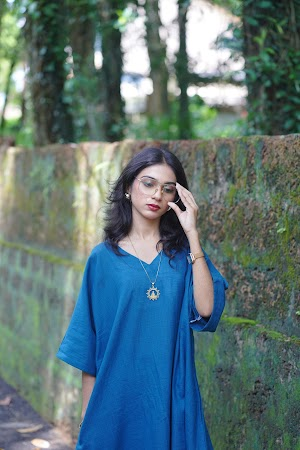
#> input picture temp_preview/000_6AA05480.JPG, 300 x 450 px; its folder holds only this picture in this run
$ python make_contact_sheet.py
#> lines starting #> are read from the running program, lines starting #| are printed output that depends on the picture
import os, glob
from PIL import Image, ImageDraw, ImageFont

files = sorted(glob.glob('temp_preview/*.jpg'))
print(f"Generating contact sheet for {len(files)} preview images...")

cols = 6
cell_w = 200
cell_h = 300
rows = (len(files) + cols - 1) // cols

sheet = Image.new('RGB', (cols * cell_w, rows * cell_h), color=(30, 30, 30))
#> sheet: PIL image 1200x300 RGB; every value is 30
draw = ImageDraw.Draw(sheet)

for i, fpath in enumerate(files):
    row = i // cols
    col = i % cols
    x = col * cell_w
    y = row * cell_h
    try:
        im = Image.open(fpath)
#> im is the input picture: PIL image 300x450 RGB; mean R, G, B 91.9, 116.4, 119.6
        im.thumbnail((cell_w - 10, cell_h - 40))
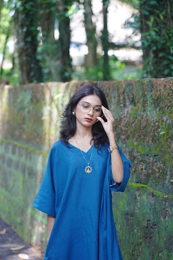
#> im: PIL image 173x260 RGB; mean R, G, B 91.9, 116.4, 119.6
        # Center in cell
        paste_x = x + (cell_w - im.width) // 2
#> paste_x = 13
        paste_y = y + (cell_h - 40 - im.height) // 2 + 10
#> paste_y = 10
        sheet.paste(im, (paste_x, paste_y))
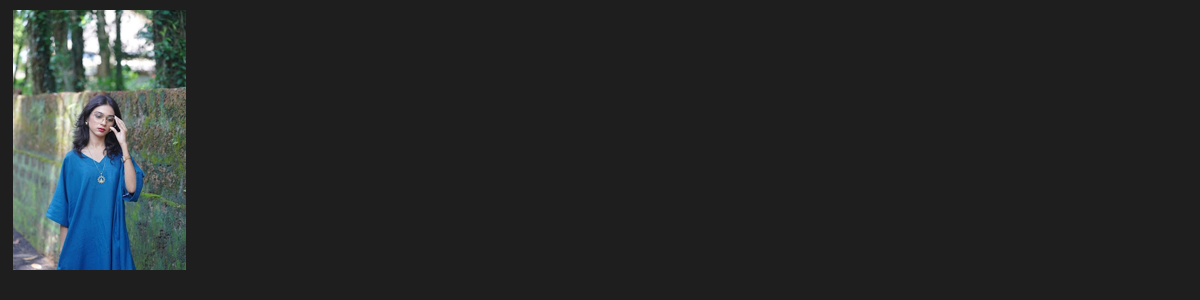
#> sheet: PIL image 1200x300 RGB; mean R, G, B 37.7, 40.8, 41.2
        fname = os.path.basename(fpath).split('_')[0] + "_" + os.path.basename(fpath).split('_')[-1][:12]
        draw.text((x + 10, y + cell_h - 25), fname, fill=(255, 255, 255))
    except Exception as e:
        print(f"Error on {fpath}: {e}")

# Save in artifacts directory so we can view it
out_path = r"C:\Users\AKHILESH\.gemini\antigravity-ide\brain\f1c6bf35-04b8-4937-9ae5-7d8bcbf88cf3\outfits_contact_sheet.jpg"
sheet.save(out_path, quality=85)
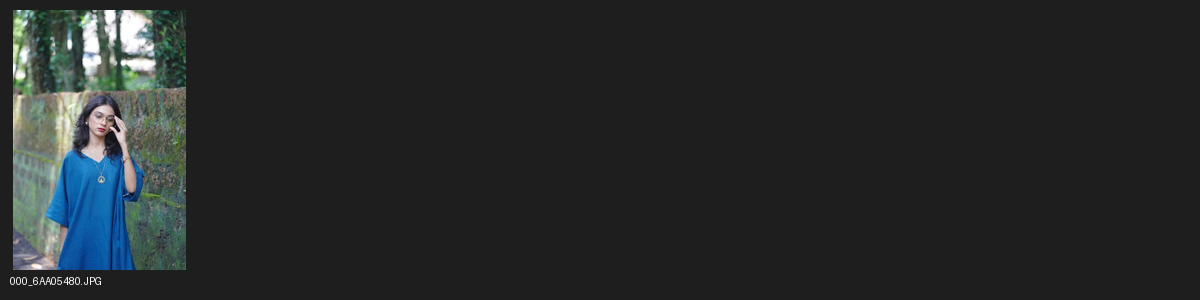
#> saved as outfits_contact_sheet.jpg: PIL image 1200x300 RGB; mean R, G, B 37.9, 40.9, 41.3
print(f"Saved contact sheet to {out_path} ({sheet.width}x{sheet.height})")
#| Saved contact sheet to C:\Users\AKHILESH\.gemini\antigravity-ide\brain\f1c6bf35-04b8-4937-9ae5-7d8bcbf88cf3\outfits_contact_sheet.jpg (1200x300)

$ run again, on temp_preview/024_6AA05504.JPG
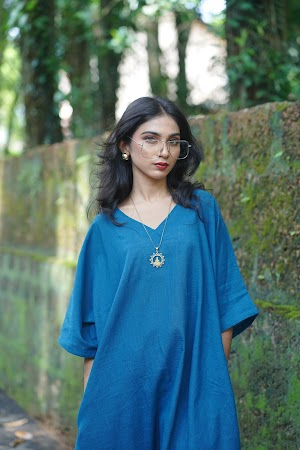
#> input picture temp_preview/024_6AA05504.JPG, 300 x 450 px
#> im is the input picture: PIL image 300x450 RGB; mean R, G, B 82.3, 116.1, 116.6
#> `im.thumbnail((cell_w - 10, cell_h - 40))`:
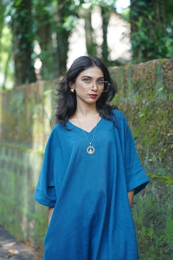
#> im: PIL image 173x260 RGB; mean R, G, B 82.3, 116.1, 116.6
#> `sheet.save(out_path, quality=85)`:
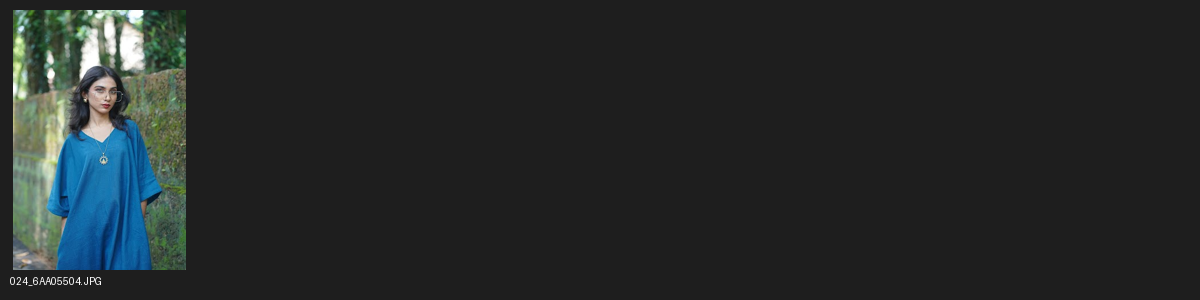
#> saved as outfits_contact_sheet.jpg: PIL image 1200x300 RGB; mean R, G, B 36.7, 40.9, 41
#| Saved contact sheet to C:\Users\AKHILESH\.gemini\antigravity-ide\brain\f1c6bf35-04b8-4937-9ae5-7d8bcbf88cf3\outfits_contact_sheet.jpg (1200x300)

$ run again, on temp_preview/030_6AA05510.JPG
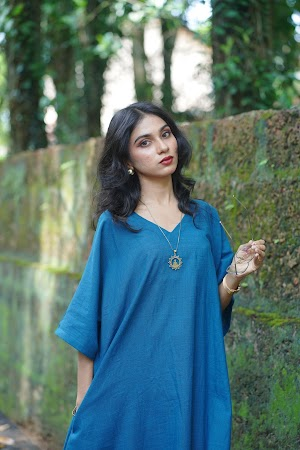
#> input picture temp_preview/030_6AA05510.JPG, 300 x 450 px
#> im is the input picture: PIL image 300x450 RGB; mean R, G, B 85.1, 115.8, 113.9
#> `im.thumbnail((cell_w - 10, cell_h - 40))`:
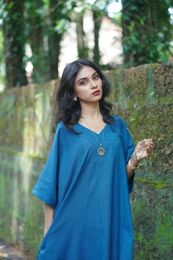
#> im: PIL image 173x260 RGB; mean R, G, B 85.1, 115.8, 113.9
#> `sheet.save(out_path, quality=85)`:
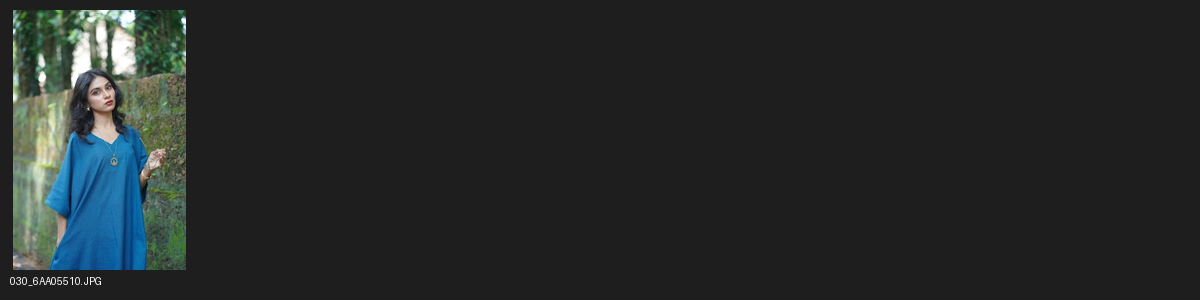
#> saved as outfits_contact_sheet.jpg: PIL image 1200x300 RGB; mean R, G, B 37, 40.9, 40.6
#| Saved contact sheet to C:\Users\AKHILESH\.gemini\antigravity-ide\brain\f1c6bf35-04b8-4937-9ae5-7d8bcbf88cf3\outfits_contact_sheet.jpg (1200x300)

$ run again, on temp_preview/036_6AA05516.JPG
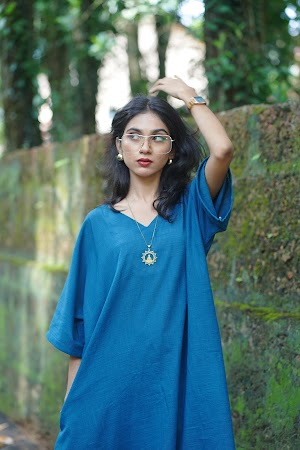
#> input picture temp_preview/036_6AA05516.JPG, 300 x 450 px
#> im is the input picture: PIL image 300x450 RGB; mean R, G, B 79.2, 114.3, 115.7
#> `im.thumbnail((cell_w - 10, cell_h - 40))`:
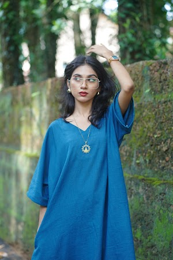
#> im: PIL image 173x260 RGB; mean R, G, B 79.2, 114.3, 115.7
#> `sheet.save(out_path, quality=85)`:
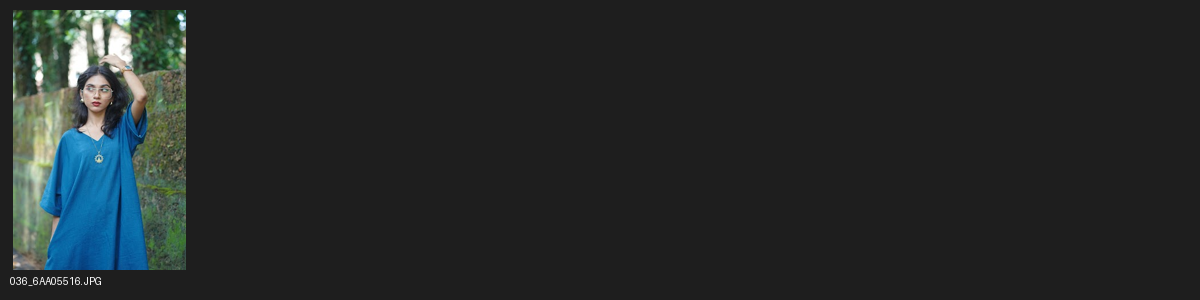
#> saved as outfits_contact_sheet.jpg: PIL image 1200x300 RGB; mean R, G, B 36.3, 40.7, 40.8
#| Saved contact sheet to C:\Users\AKHILESH\.gemini\antigravity-ide\brain\f1c6bf35-04b8-4937-9ae5-7d8bcbf88cf3\outfits_contact_sheet.jpg (1200x300)

$ run again, on temp_preview/006_6AA05486.JPG
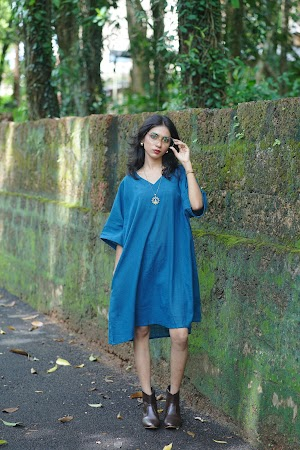
#> input picture temp_preview/006_6AA05486.JPG, 300 x 450 px
#> im is the input picture: PIL image 300x450 RGB; mean R, G, B 90.8, 112.4, 101.3
#> `im.thumbnail((cell_w - 10, cell_h - 40))`:
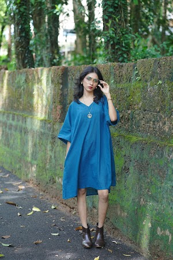
#> im: PIL image 173x260 RGB; mean R, G, B 90.8, 112.4, 101.3
#> `sheet.save(out_path, quality=85)`:
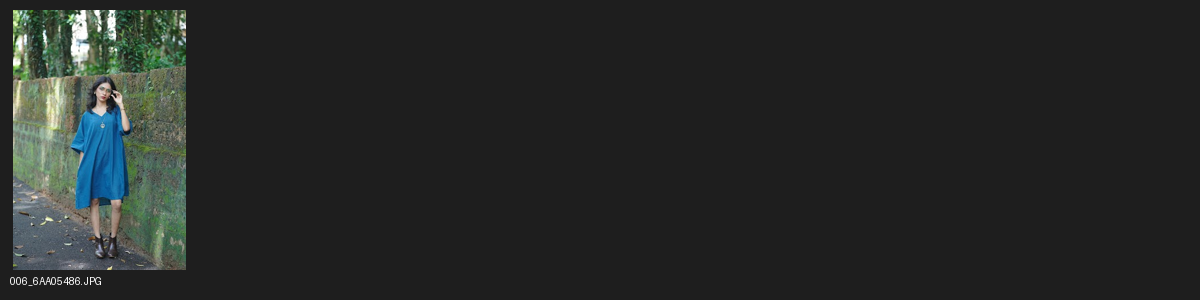
#> saved as outfits_contact_sheet.jpg: PIL image 1200x300 RGB; mean R, G, B 37.7, 40.4, 39
#| Saved contact sheet to C:\Users\AKHILESH\.gemini\antigravity-ide\brain\f1c6bf35-04b8-4937-9ae5-7d8bcbf88cf3\outfits_contact_sheet.jpg (1200x300)
